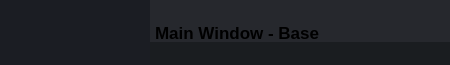
        <widget class="QFrame" name="frame_top">
         <property name="minimumSize">
          <size>
           <width>0</width>
           <height>65</height>
          </size>
         </property>
         <property name="maximumSize">
          <size>
           <width>16777215</width>
           <height>65</height>
          </size>
         </property>
         <property name="styleSheet">
          <string notr="true">background-color: transparent;</string>
         </property>
         <property name="frameShape">
          <enum>QFrame::NoFrame</enum>
         </property>
         <property name="frameShadow">
          <enum>QFrame::Raised</enum>
         </property>
         <layout class="QHBoxLayout" name="horizontalLayout_3">
          <property name="spacing">
           <number>0</number>
          </property>
          <property name="leftMargin">
           <number>0</number>
          </property>
          <property name="topMargin">
           <number>0</number>
          </property>
          <property name="rightMargin">
           <number>0</number>
          </property>
          <property name="bottomMargin">
           <number>0</number>
          </property>
          <item>
           <widget class="QFrame" name="frame_toggle">
            <property name="minimumSize">
             <size>
              <width>150</width>
              <height>0</height>
             </size>
            </property>
            <property name="maximumSize">
             <size>
              <width>150</width>
              <height>16777215</height>
             </size>
            </property>
            <property name="styleSheet">
             <string notr="true">background-color: rgb(27, 29, 35);</string>
            </property>
            <property name="frameShape">
             <enum>QFrame::NoFrame</enum>
            </property>
            <property name="frameShadow">
             <enum>QFrame::Raised</enum>
            </property>
            <layout class="QVBoxLayout" name="verticalLayout_3">
             <property name="spacing">
              <number>0</number>
             </property>
             <property name="leftMargin">
              <number>0</number>
             </property>
             <property name="topMargin">
              <number>0</number>
             </property>
             <property name="rightMargin">
              <number>0</number>
             </property>
             <property name="bottomMargin">
              <number>0</number>
             </property>
             <item>
              <widget class="QPushButton" name="btn_toggle_menu">
               <property name="sizePolicy">
                <sizepolicy hsizetype="Expanding" vsizetype="Expanding">
                 <horstretch>0</horstretch>
                 <verstretch>0</verstretch>
                </sizepolicy>
               </property>
               <property name="styleSheet">
                <string notr="true">QPushButton {
	background-image: url(:/24x24/icons/24x24/cil-menu.png);
	background-position: center;
	background-repeat: no-reperat;
	border: none;
	background-color: rgb(27, 29, 35);
}
QPushButton:hover {
	background-color: rgb(33, 37, 43);
}
QPushButton:pressed {	
	background-color: rgb(85, 170, 255);
}</string>
               </property>
               <property name="text">
                <string/>
               </property>
              </widget>
             </item>
            </layout>
           </widget>
          </item>
          <item>
           <widget class="QFrame" name="frame_top_right">
            <property name="styleSheet">
             <string notr="true">background: transparent;</string>
            </property>
            <property name="frameShape">
             <enum>QFrame::NoFrame</enum>
            </property>
            <property name="frameShadow">
             <enum>QFrame::Raised</enum>
            </property>
            <layout class="QVBoxLayout" name="verticalLayout_2">
             <property name="spacing">
              <number>0</number>
             </property>
             <property name="leftMargin">
              <number>0</number>
             </property>
             <property name="topMargin">
              <number>0</number>
             </property>
             <property name="rightMargin">
              <number>0</number>
             </property>
             <property name="bottomMargin">
              <number>0</number>
             </property>
             <item>
              <widget class="QFrame" name="frame_top_btns">
               <property name="maximumSize">
                <size>
                 <width>16777215</width>
                 <height>42</height>
                </size>
               </property>
               <property name="styleSheet">
                <string notr="true">background-color: rgba(27, 29, 35, 200)</string>
               </property>
               <property name="frameShape">
                <enum>QFrame::NoFrame</enum>
               </property>
               <property name="frameShadow">
                <enum>QFrame::Raised</enum>
               </property>
               <layout class="QHBoxLayout" name="horizontalLayout_4">
                <property name="spacing">
                 <number>0</number>
                </property>
                <property name="leftMargin">
                 <number>0</number>
                </property>
                <property name="topMargin">
                 <number>0</number>
                </property>
                <property name="rightMargin">
                 <number>0</number>
                </property>
                <property name="bottomMargin">
                 <number>0</number>
                </property>
                <item>
                 <widget class="QFrame" name="frame_label_top_btns">
                  <property name="sizePolicy">
                   <sizepolicy hsizetype="Expanding" vsizetype="Preferred">
                    <horstretch>0</horstretch>
                    <verstretch>0</verstretch>
                   </sizepolicy>
                  </property>
                  <property name="frameShape">
                   <enum>QFrame::NoFrame</enum>
                  </property>
                  <property name="frameShadow">
                   <enum>QFrame::Raised</enum>
                  </property>
                  <layout class="QHBoxLayout" name="horizontalLayout_10">
                   <property name="spacing">
                    <number>0</number>
                   </property>
                   <property name="leftMargin">
                    <number>5</number>
                   </property>
                   <property name="topMargin">
                    <number>0</number>
                   </property>
                   <property name="rightMargin">
                    <number>10</number>
                   </property>
                   <property name="bottomMargin">
                    <number>0</number>
                   </property>
                   <item>
                    <widget class="QLabel" name="label_title_bar_top">
                     <property name="minimumSize">
                      <size>
                       <width>0</width>
                       <height>65</height>
                      </size>
                     </property>
                     <property name="font">
                      <font>
                       <family>Segoe UI</family>
                       <pointsize>13</pointsize>
                       <weight>75</weight>
                       <bold>true</bold>
                      </font>
                     </property>
                     <property name="styleSheet">
                      <string notr="true">background: transparent;
</string>
                     </property>
                     <property name="text">
                      <string>Main Window - Base</string>
                     </property>
                     <property name="alignment">
                      <set>Qt::AlignLeading|Qt::AlignLeft|Qt::AlignVCenter</set>
                     </property>
                    </widget>
                   </item>
                  </layout>
                 </widget>
                </item>
                <item>
                 <widget class="QFrame" name="frame_btns_right">
                  <property name="sizePolicy">
                   <sizepolicy hsizetype="Expanding" vsizetype="Preferred">
                    <horstretch>0</horstretch>
                    <verstretch>0</verstretch>
                   </sizepolicy>
                  </property>
                  <property name="maximumSize">
                   <size>
                    <width>120</width>
                    <height>16777215</height>
                   </size>
                  </property>
                  <property name="frameShape">
                   <enum>QFrame::NoFrame</enum>
                  </property>
                  <property name="frameShadow">
                   <enum>QFrame::Raised</enum>
                  </property>
                  <layout class="QHBoxLayout" name="horizontalLayout_5">
                   <property name="spacing">
                    <number>0</number>
                   </property>
                   <property name="leftMargin">
                    <number>0</number>
                   </property>
                   <property name="topMargin">
                    <number>0</number>
                   </property>
                   <property name="rightMargin">
                    <number>0</number>
                   </property>
                   <property name="bottomMargin">
                    <number>0</number>
                   </property>
                   <item>
                    <widget class="QPushButton" name="btn_minimize">
                     <property name="sizePolicy">
                      <sizepolicy hsizetype="Minimum" vsizetype="Expanding">
                       <horstretch>0</horstretch>
                       <verstretch>0</verstretch>
                      </sizepolicy>
                     </property>
                     <property name="minimumSize">
                      <size>
                       <width>40</width>
                       <height>0</height>
                      </size>
                     </property>
                     <property name="maximumSize">
                      <size>
                       <width>40</width>
                       <height>16777215</height>
                      </size>
                     </property>
                     <property name="toolTip">
                      <string>Minimize</string>
                     </property>
                     <property name="styleSheet">
                      <string notr="true">QPushButton {	
	border: none;
	background-color: transparent;
}
QPushButton:hover {
	background-color: rgb(52, 59, 72);
}
QPushButton:pressed {	
	background-color: rgb(85, 170, 255);
}</string>
                     </property>
                     <property name="text">
                      <string/>
                     </property>
                     <property name="icon">
                      <iconset resource="files.qrc">
                       <normaloff>:/16x16/icons/16x16/cil-window-minimize.png</normaloff>:/16x16/icons/16x16/cil-window-minimize.png</iconset>
                     </property>
                    </widget>
                   </item>
                   <item>
                    <widget class="QPushButton" name="btn_maximize_restore">
                     <property name="sizePolicy">
                      <sizepolicy hsizetype="Minimum" vsizetype="Expanding">
                       <horstretch>0</horstretch>
                       <verstretch>0</verstretch>
                      </sizepolicy>
                     </property>
                     <property name="minimumSize">
                      <size>
                       <width>40</width>
                       <height>0</height>
                      </size>
                     </property>
                     <property name="maximumSize">
                      <size>
                       <width>40</width>
                       <height>16777215</height>
                      </size>
                     </property>
                     <property name="toolTip">
                      <string>Maximize</string>
                     </property>
                     <property name="styleSheet">
                      <string notr="true">QPushButton {	
	border: none;
	background-color: transparent;
}
QPushButton:hover {
	background-color: rgb(52, 59, 72);
}
QPushButton:pressed {	
	background-color: rgb(85, 170, 255);
}</string>
                     </property>
                     <property name="text">
                      <string/>
                     </property>
                     <property name="icon">
                      <iconset resource="files.qrc">
                       <normaloff>:/16x16/icons/16x16/cil-window-maximize.png</normaloff>:/16x16/icons/16x16/cil-window-maximize.png</iconset>
                     </property>
                    </widget>
                   </item>
                   <item>
                    <widget class="QPushButton" name="btn_close">
                     <property name="sizePolicy">
                      <sizepolicy hsizetype="Minimum" vsizetype="Expanding">
                       <horstretch>0</horstretch>
                       <verstretch>0</verstretch>
                      </sizepolicy>
                     </property>
                     <property name="minimumSize">
                      <size>
                       <width>40</width>
                       <height>0</height>
                      </size>
                     </property>
                     <property name="maximumSize">
                      <size>
                       <width>40</width>
                       <height>16777215</height>
                      </size>
                     </property>
                     <property name="toolTip">
                      <string>Close</string>
                     </property>
                     <property name="styleSheet">
                      <string notr="true">QPushButton {	
	border: none;
	background-color: transparent;
}
QPushButton:hover {
	background-color: rgb(52, 59, 72);
}
QPushButton:pressed {	
	background-color: rgb(85, 170, 255);
}</string>
                     </property>
                     <property name="text">
                      <string/>
                     </property>
                     <property name="icon">
                      <iconset resource="files.qrc">
                       <normaloff>:/16x16/icons/16x16/cil-x.png</normaloff>:/16x16/icons/16x16/cil-x.png</iconset>
                     </property>
                    </widget>
                   </item>
                  </layout>
                 </widget>
                </item>
               </layout>
              </widget>
             </item>
             <item>
              <widget class="QFrame" name="frame_top_info">
               <property name="maximumSize">
                <size>
                 <width>16777215</width>
                 <height>65</height>
                </size>
               </property>
               <property name="styleSheet">
                <string notr="true">background-color: rgb(26,29,32);</string>
               </property>
               <property name="frameShape">
                <enum>QFrame::NoFrame</enum>
               </property>
               <property name="frameShadow">
                <enum>QFrame::Raised</enum>
               </property>
               <layout class="QHBoxLayout" name="horizontalLayout_8">
                <property name="spacing">
                 <number>0</number>
                </property>
                <property name="leftMargin">
                 <number>10</number>
                </property>
                <property name="topMargin">
                 <number>0</number>
                </property>
                <property name="rightMargin">
                 <number>10</number>
                </property>
                <property name="bottomMargin">
                 <number>0</number>
                </property>
                <item>
                 <widget class="QLabel" name="label_top_info_1">
                  <property name="maximumSize">
                   <size>
                    <width>16777215</width>
                    <height>15</height>
                   </size>
                  </property>
                  <property name="font">
                   <font>
                    <family>Segoe UI</family>
                   </font>
                  </property>
                  <property name="styleSheet">
                   <string notr="true">color: rgb(26,29,32); </string>
                  </property>
                  <property name="text">
                   <string/>
                  </property>
                 </widget>
                </item>
                <item>
                 <widget class="QLabel" name="label_top_info_2">
                  <property name="minimumSize">
                   <size>
                    <width>0</width>
                    <height>0</height>
                   </size>
                  </property>
                  <property name="maximumSize">
                   <size>
                    <width>250</width>
                    <height>20</height>
                   </size>
                  </property>
                  <property name="font">
                   <font>
                    <family>Segoe UI</family>
                    <weight>75</weight>
                    <bold>true</bold>
                   </font>
                  </property>
                  <property name="styleSheet">
                   <string notr="true">color: rgb(98, 103, 111);</string>
                  </property>
                  <property name="text">
                   <string/>
                  </property>
                  <property name="alignment">
                   <set>Qt::AlignRight|Qt::AlignTrailing|Qt::AlignVCenter</set>
                  </property>
                 </widget>
                </item>
               </layout>
              </widget>
             </item>
            </layout>
           </widget>
          </item>
         </layout>
        </widget>
